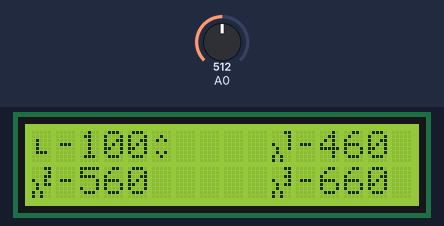
Bench run of a sketch on a simulated Arduino Uno, built with avr-gcc and run on an emulated ATmega328P. On the bench: 16×2 character LCD. Inputs (shaded band) come from the test bench; at power-on: A0 = 512.

Above: at 1.2 s.
1.3 s: A0 set to 63
2.8 s: A0 set to 56
At 2.98 s:
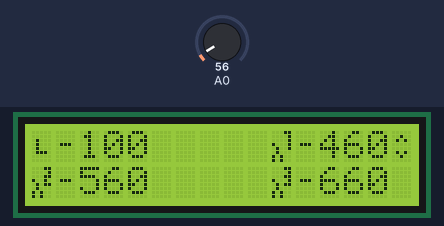
At 3.38 s:
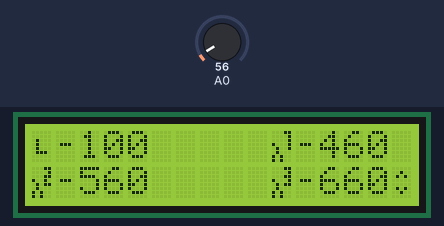
5.1 s: A0 set to 122
6.6 s: A0 set to 50
At 7.0 s:
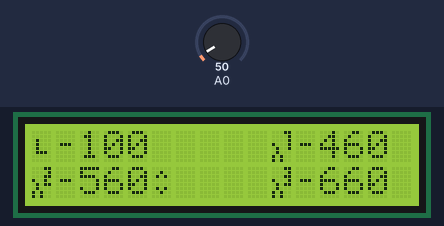
Timing chart, 0 to 9.6 s (numbered marks = the images above; inputs shaded):
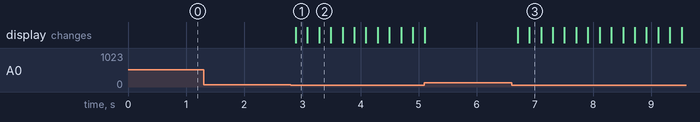

Measured:
- the behaviour switches between 60 and 59 on A0 (found by bisection; images 0 and 1)
- after the input at 1.3 s, every drawn part: stays the same
- after the input at 2.8 s, the display: changes after 0.09 s (image 1)
- after the input at 6.6 s, the display: first changes after 0.10 s (image 3 shows a later state)

The sketch:

LCD_Screen.ino
```cpp
#include <LiquidCrystal.h>

//LCD pin to Arduino
const int pin_RS = 8;
const int pin_EN = 9;
const int pin_d4 = 4;
const int pin_d5 = 5;
const int pin_d6 = 6;
const int pin_d7 = 7;
const int pin_BL = 10;
LiquidCrystal lcd(pin_RS,  pin_EN,  pin_d4,  pin_d5,  pin_d6,  pin_d7);

byte light[8] =
{
  0b00000,
  0b00000,
  0b01000,
  0b01000,
  0b01000,
  0b01110,
  0b00000,
  0b00000
};

byte lambda1[8] =
{
  0b00011,
  0b00001,
  0b00001,
  0b10001,
  0b01001,
  0b01000,
  0b10100,
  0b10100
};

byte lambda2[8] =
{
  0b00011,
  0b00001,
  0b00011,
  0b10010,
  0b01011,
  0b01000,
  0b10100,
  0b10100
};

byte lambda3[8] =
{
  0b00011,
  0b00001,
  0b00011,
  0b10001,
  0b01011,
  0b01000,
  0b10100,
  0b10100
};

byte updown[8] =
{
  0b00000,
  0b00100,
  0b01010,
  0b00000,
  0b00000,
  0b01010,
  0b00100,
  0b00000
};

byte hyphen[8] =
{
  0b00000,
  0b00000,
  0b00000,
  0b01110,
  0b00000,
  0b00000,
  0b00000,
  0b00000
};

int xcurrent = 5;
int ycurrent = 0;

int brightness = 100;
int blue = 460;
int green = 560;
int red = 660;

void setup()
{
 //setup
 Serial.begin(9600);
 lcd.begin(16, 2);
 lcd.createChar(1, light);
 lcd.createChar(2, lambda1);
 lcd.createChar(3, lambda2);
 lcd.createChar(4, lambda3);
 lcd.createChar(5, updown);
 lcd.createChar(6, hyphen);

 printBrightness();
 printBlue();
 printGreen();
 printRed();
 printCursor();

}


void loop()
{

 int x;
 x = analogRead(0);

 if (x < 60) {
   clearCursor();
   right();
   printCursor();
 }
 else if (x < 200) {
   up();
 }
 else if (x < 400){
   down();
 }
 else if (x < 600){
   clearCursor();
   left();
   printCursor();
 }
 else if (x < 800){
   selected();
 }

 delay(200);

}

void right()
{

  if(xcurrent == 5 && ycurrent == 0)
  {
    xcurrent = 15;
  }
  else if(xcurrent == 15 && ycurrent == 0)
  {
    xcurrent = 5;
    ycurrent = 1;
  }
  else if(xcurrent == 5 && ycurrent == 1)
  {
    xcurrent = 15;
  }
  else if(xcurrent == 15 && ycurrent == 1)
  {
    xcurrent = 5;
    ycurrent = 0;
  }

}

void up()
{

}

void down()
{

}

void left()
{

}

void selected()
{

}

void printBrightness()
{
 lcd.setCursor(0,0);
 lcd.write(1);
 lcd.write(6);
 lcd.print(brightness);
}

void printBlue()
{
  lcd.setCursor(10, 0);
 lcd.write(2);
 lcd.write(6);
 lcd.print(blue);
}

void printGreen()
{
 lcd.setCursor(0, 1);
 lcd.write(3);
 lcd.write(6);
 lcd.print(green);
}

void printRed()
{
 lcd.setCursor(10, 1);
 lcd.write(4);
 lcd.write(6);
 lcd.print(red);
}

void clearCursor()
{
 lcd.setCursor(5, 0);
 lcd.print(" ");
 lcd.setCursor(15, 0);
 lcd.print(" ");
 lcd.setCursor(5, 1);
 lcd.print(" ");
 lcd.setCursor(15, 1);
 lcd.print(" ");
}

void printCursor()
{
 lcd.setCursor(xcurrent, ycurrent);
 lcd.write(5);
}
```
